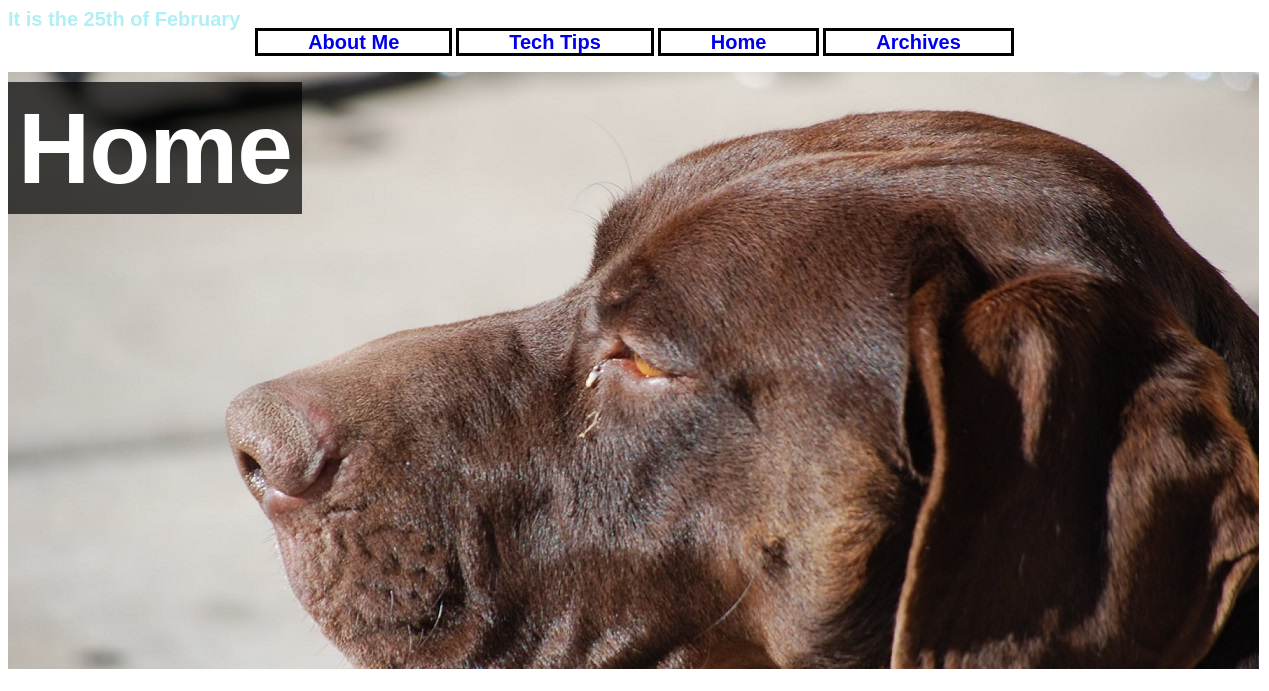
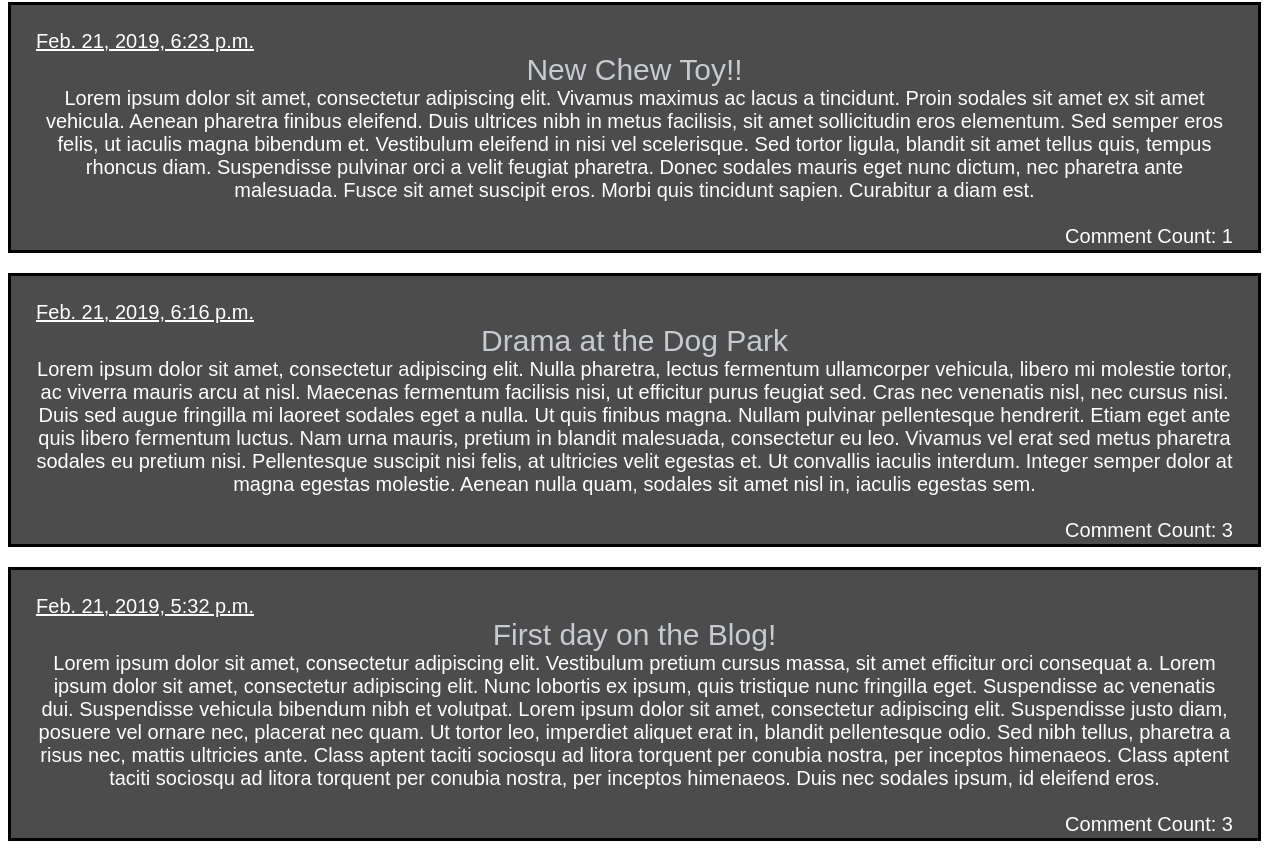
/blog/, run on an earlier commit of the app's database (2 pictures, top to bottom).
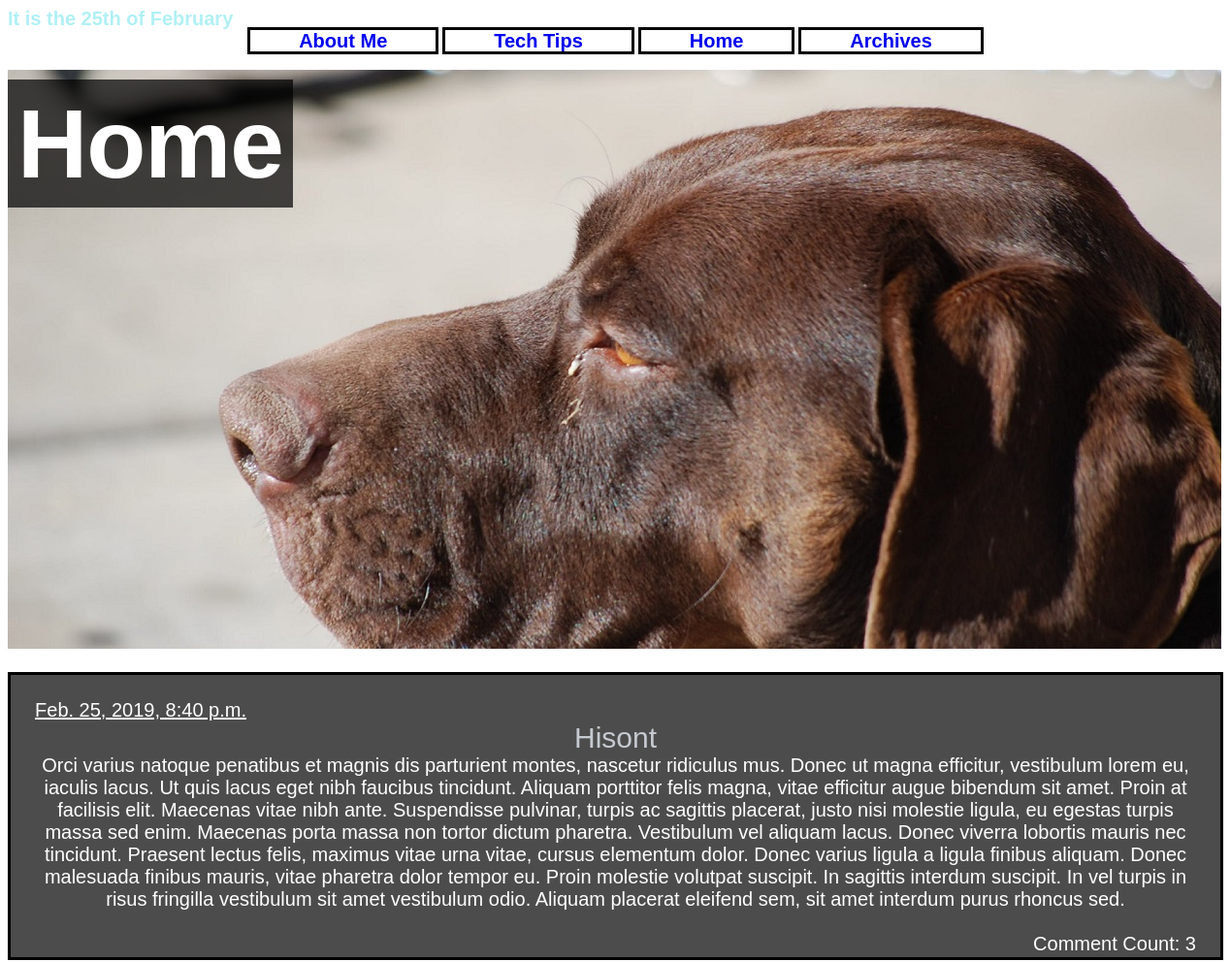
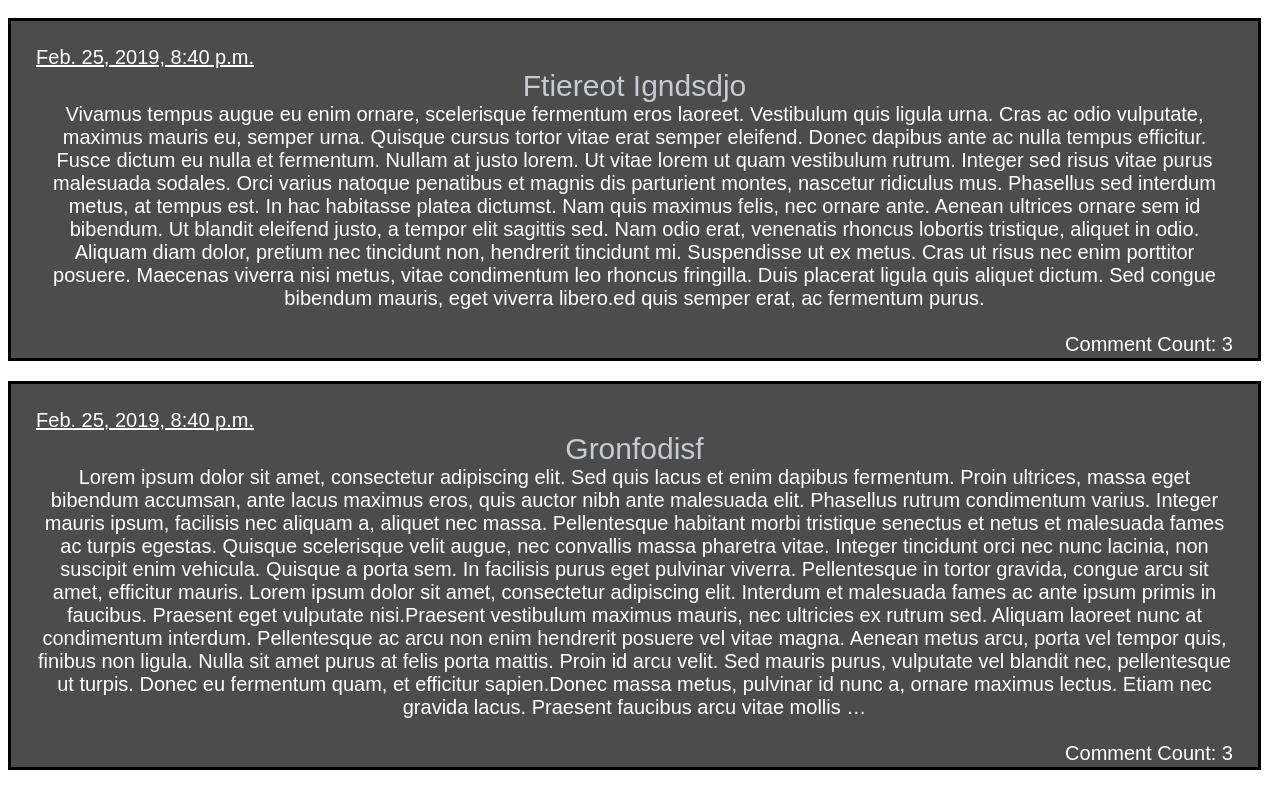
And on a later commit of the database (2 pictures, top to bottom).
### blog/models.py (models this page shows, shortened)
class Blog(models.Model):
    title = models.CharField(max_length=30) #user designated title
    author_name = models.CharField(max_length=30) #who posted it
    content = models.TextField(max_length=500) # what is actually in the blog post
    date_posted = models.DateTimeField(auto_now_add=True) #this is going to add the current date/time of when the post

### blog/views.py (the view)
# urls.py: path('', views.BiohomeView, name = 'biohome'),
def  BiohomeView(request):
    latest_post_list = Blog.objects.order_by("-date_posted")[:5]
    template = loader.get_template('blog/biohome.html')
    context = {'latest_post_list': latest_post_list,}
    return HttpResponse(template.render(context, request))

### blog/templates/blog/biohome.html (shortened to what this page needs)
{% load static %}
<!DOCTYPE html>
<html lang="en">
<head>
	<link rel="stylesheet" href="{% static 'blog/style.css' %}"/>
</head>
<div class = "date">
	It is the {% now "jS \o\f F" %}
	</div>
<div class = center>
	<span class = "link">
			<a href="bio">About Me</a>
	</span>
	<span class = "link">
			<a href="techtips">Tech Tips</a>
	</span>
	<span class = "link">
			<a href=".">Home</a>
	</span>
	<span class = "link">
			<a href="archive">Archives</a>
	</span>
</div>
<br />
<div class="image">
      <img src="{%static 'blog/pics/honza3v1.jpg' %}" alt="" />
      <h1><span>Home</span></h1>
</div>
{% if latest_post_list %}
    {% for blog in latest_post_list %}
       <p class = "blogpost">
	    <span style = "float: left;"><a href="{% url 'blog:blog_detail' blog.id %}" style = "color: white;">{{blog.date_posted}}</a></span></br>
	   <span style = "color: #c6cad1; font-size: 30px;">{{blog.title}} </br></span>{{  blog.content|truncatewords:200  }} </br></br> <span style = "float: right;">Comment Count:
	   {{ blog.comments_set.count }}</span></p>
    {% endfor %}
{% else %}
    <p>No recent posts are available.</p>
{% endif %}

### blog/static/blog/style.css (style rules this page uses)
.image { position: relative; width: 100%; }
.date { font: bold 20px Helvetica, Sans-Serif; color: #b0f0f4; }
h1 { position: absolute; top: 5px; margin-left: auto; width: 100%; }
h1 span { color: white; font: bold 100px/100px Helvetica, Sans-Serif; letter-spacing: -1px; background: rgb(0, 0, 0); background: rgba(0, 0, 0, 0.7); padding: 10px; }
.link a { text-align: center; border: 3px solid black; font: bold 20px Helvetica, Sans-Serif; padding-right: 50px; padding-left: 50px; text-decoration: none; }
.center { text-align: center; }
.blogpost { color: white; font: 20px Sans-Serif; text-align: center; background: rgb(0, 0, 0); background: rgba(0, 0, 0, 0.7); padding: 2%; border: 3px solid black; }

What changed in the data, as far as the page shows it:
removed Blog: date_posted "Feb. 21, 2019, 6:23 p.m.", title "New Chew Toy!!", content "Lorem ipsum dolor sit amet, consectetur adipiscing elit. Vivamus maximus ac lacus a tincidunt. Proin sodales sit amet ex sit amet vehicula. Aenean pharetra finibus eleifend. Duis ultrices nibh in metus facilisis, sit amet sollicitudin eros elementum. Sed semper eros felis, ut iaculis magna bibendum et. Vestibulum eleifend in nisi vel scelerisque. Sed tortor ligula, blandit sit amet tellus quis, tempus rhoncus diam. Suspendisse pulvinar orci a velit feugiat pharetra. Donec sodales mauris eget nunc dictum, nec pharetra ante malesuada. Fusce sit amet suscipit eros. Morbi quis tincidunt sapien. Curabitur a diam est.", comments_set.count "1"
removed Blog: date_posted "Feb. 21, 2019, 6:16 p.m.", title "Drama at the Dog Park", content "Lorem ipsum dolor sit amet, consectetur adipiscing elit. Nulla pharetra, lectus fermentum ullamcorper vehicula, libero mi molestie tortor, ac viverra mauris arcu at nisl. Maecenas fermentum facilisis nisi, ut efficitur purus feugiat sed. Cras nec venenatis nisl, nec cursus nisi. Duis sed augue fringilla mi laoreet sodales eget a nulla. Ut quis finibus magna. Nullam pulvinar pellentesque hendrerit. Etiam eget ante quis libero fermentum luctus. Nam urna mauris, pretium in blandit malesuada, consectetur eu leo. Vivamus vel erat sed metus pharetra sodales eu pretium nisi. Pellentesque suscipit nisi felis, at ultricies velit egestas et. Ut convallis iaculis interdum. Integer semper dolor at…", comments_set.count "3"
removed Blog: date_posted "Feb. 21, 2019, 5:32 p.m.", title "First day on the Blog!", content "Lorem ipsum dolor sit amet, consectetur adipiscing elit. Vestibulum pretium cursus massa, sit amet efficitur orci consequat a. Lorem ipsum dolor sit amet, consectetur adipiscing elit. Nunc lobortis ex ipsum, quis tristique nunc fringilla eget. Suspendisse ac venenatis dui. Suspendisse vehicula bibendum nibh et volutpat. Lorem ipsum dolor sit amet, consectetur adipiscing elit. Suspendisse justo diam, posuere vel ornare nec, placerat nec quam. Ut tortor leo, imperdiet aliquet erat in, blandit pellentesque odio. Sed nibh tellus, pharetra a risus nec, mattis ultricies ante. Class aptent taciti sociosqu ad litora torquent per conubia nostra, per inceptos himenaeos. Class aptent taciti sociosqu…", comments_set.count "3"
added Blog: date_posted "Feb. 25, 2019, 8:40 p.m.", title "Hisont", content "Orci varius natoque penatibus et magnis dis parturient montes, nascetur ridiculus mus. Donec ut magna efficitur, vestibulum lorem eu, iaculis lacus. Ut quis lacus eget nibh faucibus tincidunt. Aliquam porttitor felis magna, vitae efficitur augue bibendum sit amet. Proin at facilisis elit. Maecenas vitae nibh ante. Suspendisse pulvinar, turpis ac sagittis placerat, justo nisi molestie ligula, eu egestas turpis massa sed enim. Maecenas porta massa non tortor dictum pharetra. Vestibulum vel aliquam lacus. Donec viverra lobortis mauris nec tincidunt. Praesent lectus felis, maximus vitae urna vitae, cursus elementum dolor. Donec varius ligula a ligula finibus aliquam. Donec malesuada finibus…", comments_set.count "3"
added Blog: date_posted "Feb. 25, 2019, 8:40 p.m.", title "Ftiereot Igndsdjo", content "Vivamus tempus augue eu enim ornare, scelerisque fermentum eros laoreet. Vestibulum quis ligula urna. Cras ac odio vulputate, maximus mauris eu, semper urna. Quisque cursus tortor vitae erat semper eleifend. Donec dapibus ante ac nulla tempus efficitur. Fusce dictum eu nulla et fermentum. Nullam at justo lorem. Ut vitae lorem ut quam vestibulum rutrum. Integer sed risus vitae purus malesuada sodales. Orci varius natoque penatibus et magnis dis parturient montes, nascetur ridiculus mus. Phasellus sed interdum metus, at tempus est. In hac habitasse platea dictumst. Nam quis maximus felis, nec ornare ante. Aenean ultrices ornare sem id bibendum. Ut blandit eleifend justo, a tempor elit…", comments_set.count "3"
added Blog: date_posted "Feb. 25, 2019, 8:40 p.m.", title "Gronfodisf", content "Lorem ipsum dolor sit amet, consectetur adipiscing elit. Sed quis lacus et enim dapibus fermentum. Proin ultrices, massa eget bibendum accumsan, ante lacus maximus eros, quis auctor nibh ante malesuada elit. Phasellus rutrum condimentum varius. Integer mauris ipsum, facilisis nec aliquam a, aliquet nec massa. Pellentesque habitant morbi tristique senectus et netus et malesuada fames ac turpis egestas. Quisque scelerisque velit augue, nec convallis massa pharetra vitae. Integer tincidunt orci nec nunc lacinia, non suscipit enim vehicula. Quisque a porta sem. In facilisis purus eget pulvinar viverra. Pellentesque in tortor gravida, congue arcu sit amet, efficitur mauris. Lorem ipsum dolor sit…", comments_set.count "3"
